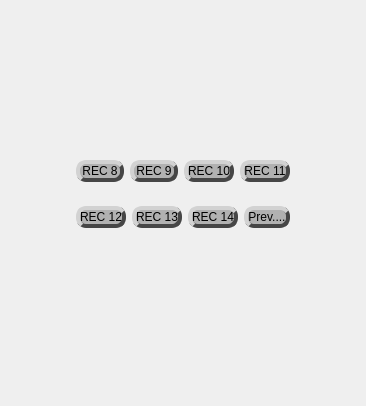
     <widget class="QWidget" name="page4">
      <layout class="QHBoxLayout" name="horizontalLayout_13">
       <property name="spacing">
        <number>0</number>
       </property>
       <property name="leftMargin">
        <number>0</number>
       </property>
       <property name="topMargin">
        <number>0</number>
       </property>
       <property name="rightMargin">
        <number>0</number>
       </property>
       <property name="bottomMargin">
        <number>0</number>
       </property>
       <item>
        <widget class="QWidget" name="widget_18" native="true">
         <layout class="QVBoxLayout" name="verticalLayout_13">
          <property name="spacing">
           <number>0</number>
          </property>
          <property name="leftMargin">
           <number>0</number>
          </property>
          <property name="topMargin">
           <number>0</number>
          </property>
          <property name="rightMargin">
           <number>0</number>
          </property>
          <property name="bottomMargin">
           <number>0</number>
          </property>
          <item>
           <widget class="QWidget" name="widget_19" native="true">
            <property name="sizePolicy">
             <sizepolicy hsizetype="Expanding" vsizetype="Preferred">
              <horstretch>0</horstretch>
              <verstretch>0</verstretch>
             </sizepolicy>
            </property>
            <layout class="QVBoxLayout" name="verticalLayout_14">
             <property name="spacing">
              <number>0</number>
             </property>
             <property name="leftMargin">
              <number>0</number>
             </property>
             <property name="topMargin">
              <number>0</number>
             </property>
             <property name="rightMargin">
              <number>0</number>
             </property>
             <property name="bottomMargin">
              <number>0</number>
             </property>
             <item>
              <widget class="QWidget" name="widget_20" native="true">
               <layout class="QVBoxLayout" name="verticalLayout_19">
                <item>
                 <widget class="QWidget" name="widget_23" native="true">
                  <property name="sizePolicy">
                   <sizepolicy hsizetype="Preferred" vsizetype="Minimum">
                    <horstretch>0</horstretch>
                    <verstretch>0</verstretch>
                   </sizepolicy>
                  </property>
                  <layout class="QVBoxLayout" name="verticalLayout_15">
                   <item>
                    <spacer name="verticalSpacer_5">
                     <property name="orientation">
                      <enum>Qt::Orientation::Vertical</enum>
                     </property>
                     <property name="sizeType">
                      <enum>QSizePolicy::Policy::Preferred</enum>
                     </property>
                     <property name="sizeHint" stdset="0">
                      <size>
                       <width>20</width>
                       <height>100</height>
                      </size>
                     </property>
                    </spacer>
                   </item>
                  </layout>
                 </widget>
                </item>
                <item>
                 <widget class="QWidget" name="widget_22" native="true">
                  <property name="sizePolicy">
                   <sizepolicy hsizetype="Preferred" vsizetype="Preferred">
                    <horstretch>0</horstretch>
                    <verstretch>0</verstretch>
                   </sizepolicy>
                  </property>
                  <property name="maximumSize">
                   <size>
                    <width>16777215</width>
                    <height>16777214</height>
                   </size>
                  </property>
                  <property name="styleSheet">
                   <string notr="true">QPushButton
{
border-radius: 10px;
border: 4px solid rgb(70,70,70);
border-top-color: rgb(210, 210, 210);
border-left-color: rgb(210, 210, 210);
background-color: rgb(177, 177, 177);
}
</string>
                  </property>
                  <layout class="QHBoxLayout" name="horizontalLayout_12">
                   <item>
                    <spacer name="horizontalSpacer_2">
                     <property name="orientation">
                      <enum>Qt::Orientation::Horizontal</enum>
                     </property>
                     <property name="sizeType">
                      <enum>QSizePolicy::Policy::Preferred</enum>
                     </property>
                     <property name="sizeHint" stdset="0">
                      <size>
                       <width>40</width>
                       <height>20</height>
                      </size>
                     </property>
                    </spacer>
                   </item>
                   <item>
                    <widget class="QWidget" name="widget_25" native="true">
                     <property name="sizePolicy">
                      <sizepolicy hsizetype="Expanding" vsizetype="Expanding">
                       <horstretch>0</horstretch>
                       <verstretch>0</verstretch>
                      </sizepolicy>
                     </property>
                     <layout class="QVBoxLayout" name="verticalLayout_16">
                      <item>
                       <widget class="QWidget" name="widget_27" native="true">
                        <property name="sizePolicy">
                         <sizepolicy hsizetype="Preferred" vsizetype="Preferred">
                          <horstretch>0</horstretch>
                          <verstretch>0</verstretch>
                         </sizepolicy>
                        </property>
                        <property name="minimumSize">
                         <size>
                          <width>0</width>
                          <height>0</height>
                         </size>
                        </property>
                        <property name="maximumSize">
                         <size>
                          <width>16777215</width>
                          <height>16777214</height>
                         </size>
                        </property>
                        <layout class="QHBoxLayout" name="horizontalLayout_14">
                         <item>
                          <widget class="QPushButton" name="rec8Btn">
                           <property name="sizePolicy">
                            <sizepolicy hsizetype="Preferred" vsizetype="Preferred">
                             <horstretch>0</horstretch>
                             <verstretch>0</verstretch>
                            </sizepolicy>
                           </property>
                           <property name="text">
                            <string>REC 8</string>
                           </property>
                          </widget>
                         </item>
                         <item>
                          <widget class="QPushButton" name="rec9Btn">
                           <property name="sizePolicy">
                            <sizepolicy hsizetype="Preferred" vsizetype="Preferred">
                             <horstretch>0</horstretch>
                             <verstretch>0</verstretch>
                            </sizepolicy>
                           </property>
                           <property name="text">
                            <string>REC 9</string>
                           </property>
                          </widget>
                         </item>
                         <item>
                          <widget class="QPushButton" name="rec10Btn">
                           <property name="sizePolicy">
                            <sizepolicy hsizetype="Preferred" vsizetype="Preferred">
                             <horstretch>0</horstretch>
                             <verstretch>0</verstretch>
                            </sizepolicy>
                           </property>
                           <property name="text">
                            <string>REC 10</string>
                           </property>
                          </widget>
                         </item>
                         <item>
                          <widget class="QPushButton" name="rec11Btn">
                           <property name="sizePolicy">
                            <sizepolicy hsizetype="Preferred" vsizetype="Preferred">
                             <horstretch>0</horstretch>
                             <verstretch>0</verstretch>
                            </sizepolicy>
                           </property>
                           <property name="text">
                            <string>REC 11</string>
                           </property>
                          </widget>
                         </item>
                        </layout>
                       </widget>
                      </item>
                      <item>
                       <widget class="QWidget" name="widget_28" native="true">
                        <property name="maximumSize">
                         <size>
                          <width>16777215</width>
                          <height>16777214</height>
                         </size>
                        </property>
                        <layout class="QHBoxLayout" name="horizontalLayout_15">
                         <item>
                          <widget class="QPushButton" name="rec12Btn">
                           <property name="sizePolicy">
                            <sizepolicy hsizetype="Preferred" vsizetype="Preferred">
                             <horstretch>0</horstretch>
                             <verstretch>0</verstretch>
                            </sizepolicy>
                           </property>
                           <property name="text">
                            <string>REC 12</string>
                           </property>
                          </widget>
                         </item>
                         <item>
                          <widget class="QPushButton" name="rec13Btn">
                           <property name="sizePolicy">
                            <sizepolicy hsizetype="Preferred" vsizetype="Preferred">
                             <horstretch>0</horstretch>
                             <verstretch>0</verstretch>
                            </sizepolicy>
                           </property>
                           <property name="text">
                            <string>REC 13</string>
                           </property>
                          </widget>
                         </item>
                         <item>
                          <widget class="QPushButton" name="rec14Btn">
                           <property name="sizePolicy">
                            <sizepolicy hsizetype="Preferred" vsizetype="Preferred">
                             <horstretch>0</horstretch>
                             <verstretch>0</verstretch>
                            </sizepolicy>
                           </property>
                           <property name="text">
                            <string>REC 14</string>
                           </property>
                          </widget>
                         </item>
                         <item>
                          <widget class="QPushButton" name="recprevBtn">
                           <property name="sizePolicy">
                            <sizepolicy hsizetype="Preferred" vsizetype="Preferred">
                             <horstretch>0</horstretch>
                             <verstretch>0</verstretch>
                            </sizepolicy>
                           </property>
                           <property name="text">
                            <string>Prev....</string>
                           </property>
                          </widget>
                         </item>
                        </layout>
                       </widget>
                      </item>
                     </layout>
                    </widget>
                   </item>
                   <item>
                    <spacer name="horizontalSpacer">
                     <property name="orientation">
                      <enum>Qt::Orientation::Horizontal</enum>
                     </property>
                     <property name="sizeType">
                      <enum>QSizePolicy::Policy::Preferred</enum>
                     </property>
                     <property name="sizeHint" stdset="0">
                      <size>
                       <width>40</width>
                       <height>20</height>
                      </size>
                     </property>
                    </spacer>
                   </item>
                  </layout>
                 </widget>
                </item>
                <item>
                 <widget class="QWidget" name="widget_21" native="true">
                  <layout class="QHBoxLayout" name="horizontalLayout_19">
                   <item>
                    <widget class="QWidget" name="widget_38" native="true">
                     <property name="sizePolicy">
                      <sizepolicy hsizetype="Preferred" vsizetype="Minimum">
                       <horstretch>0</horstretch>
                       <verstretch>0</verstretch>
                      </sizepolicy>
                     </property>
                     <layout class="QHBoxLayout" name="horizontalLayout_22">
                      <item>
                       <spacer name="verticalSpacer_6">
                        <property name="orientation">
                         <enum>Qt::Orientation::Vertical</enum>
                        </property>
                        <property name="sizeType">
                         <enum>QSizePolicy::Policy::Preferred</enum>
                        </property>
                        <property name="sizeHint" stdset="0">
                         <size>
                          <width>20</width>
                          <height>100</height>
                         </size>
                        </property>
                       </spacer>
                      </item>
                     </layout>
                    </widget>
                   </item>
                  </layout>
                 </widget>
                </item>
               </layout>
              </widget>
             </item>
            </layout>
           </widget>
          </item>
         </layout>
        </widget>
       </item>
      </layout>
     </widget>
